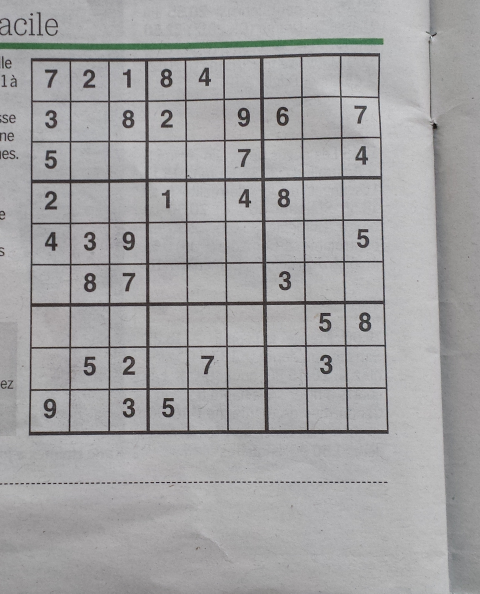
#> input picture inSameFont/dev1.jpg, 960 x 1187 px (shown at 1/2 size)
$ jupyter execute --allow-errors workspace.ipynb
#> lines starting #> are read from the running program, lines starting #| are printed output that depends on the picture; after the words box and inside, x2 and y2 are one past the last pixel; in counts of white or black regions, pixels touching at a corner belong together
### preprocess.py
import cv2
import numpy as np
from matplotlib import pyplot as plt

TOPLEFT = 0
TOPRGHT = 1
BOTLEFT = 2
BOTRGHT = 3

# [151 lines left out: functions coordinateUnpack, harmongraphyMatrix, filtering, correction, correctionOutput, not called in this run]

### writeAnswer.py
import cv2
import numpy as np
from matplotlib import pyplot as plt

SIDE = 810
CELLSIDE = int(SIDE / 9)

# [17 lines left out: function writeAnswer, not called in this run]

### sudokuRecog.py
import preprocess
import matrixSeg
import knn
import cv2
import numpy as np
from matplotlib import pyplot as plt

debug = 0

# [90 lines left out: function sudokuRecog, not called in this run]

### devTrain.py
import cv2
import numpy as np
from matplotlib import pyplot as plt

import preprocess
import matrixSeg
import knn
import sudokuRecog
import sudokuSolver

# [17 lines left out: function devRun, not called in this run]

### workspace.ipynb
[cell 1]
import knn
import importlib
importlib.reload(knn)

[cell 2]
import cv2
import numpy as np
import glob
import os
from matplotlib import pyplot as plt

[cell 3]
import preprocess
importlib.reload(preprocess)
img = cv2.imread('inSameFont/dev1.jpg')
#> img is the input picture: shape (1187, 960, 3); mean B, G, R 164, 162.9, 163.3
# img = cv2.imread('in/h1.png')
imgThresh = preprocess.filtering(img)
#> in filtering, `imgThresh = cv2.adaptiveThreshold( imgBlur, 255, cv2.ADAPTIVE_THRESH_G..`:
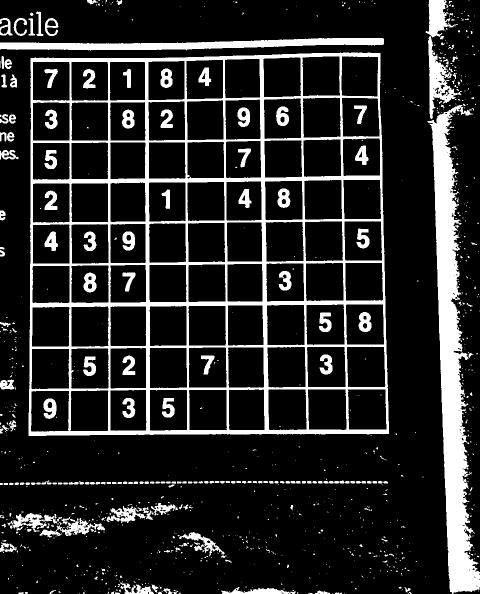
#> imgThresh: shape (1187, 960) (shown at 1/2 size); 15.8% white; 976 white regions (772 under 20 px)
plt.imshow(imgThresh, "gray")

[cell 4]
importlib.reload(preprocess)
warped, imgMask = preprocess.correction(imgThresh)
#> in correction, `contours, __ = cv2.findContours(img, cv2.RETR_EXTERNAL, cv2.CHAIN_APPR..`: contours = 904 contours, 772 with area under 20; largest, box (x1, y1, x2, y2) and area: (57, 105, 778, 872) 534806, (855, 210, 960, 1187) 38384, (0, 76, 768, 101) 9638, (856, 72, 924, 238) 3460, (851, 0, 908, 75) 2196
#> the loop in correction, `for cnt in contours:` made 904 passes
#> after the loop in correction, `for cnt in contours:`: maxArea = 534806.5; sudokuContor = contour of 374 points, box (x1, y1, x2, y2) (57, 105, 778, 872), area 534806
#> in correction, `cv2.drawContours(mask, [sudokuContor], 0, 255, -1)`:
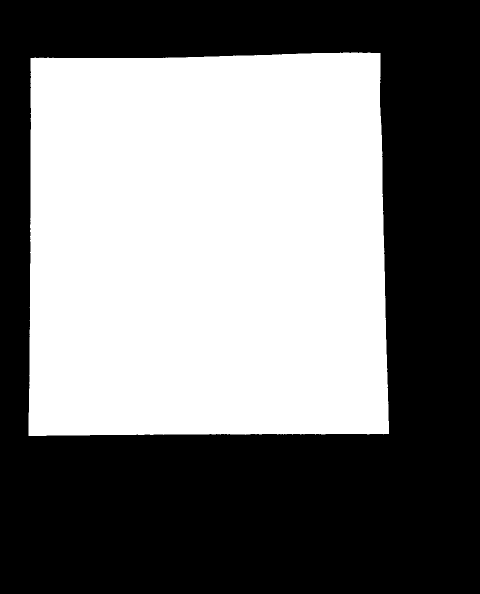
#> mask: shape (1187, 960) (shown at 1/2 size); 47.1% white; 1 white region, box (x1, y1, x2, y2) and area: (57, 105, 778, 872) 536275
#> in correction, `cv2.drawContours(mask, [sudokuContor], 0, 0, 2)`:
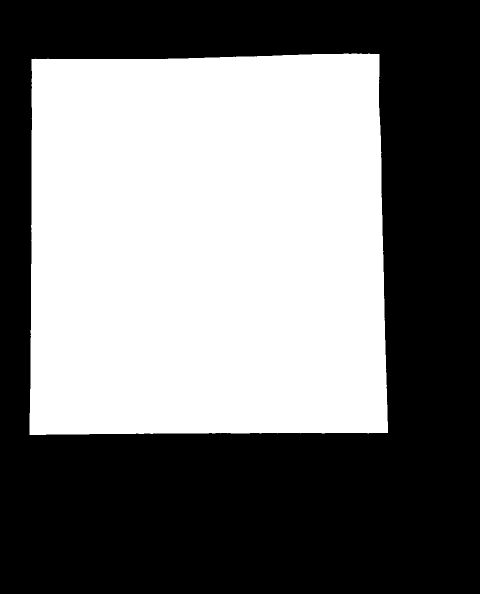
#> mask: shape (1187, 960) (shown at 1/2 size); 46.5% white; 1 white region, box (x1, y1, x2, y2) and area: (59, 107, 776, 870) 530228
#> in correction, `imgMask = cv2.bitwise_and(img, mask)`:
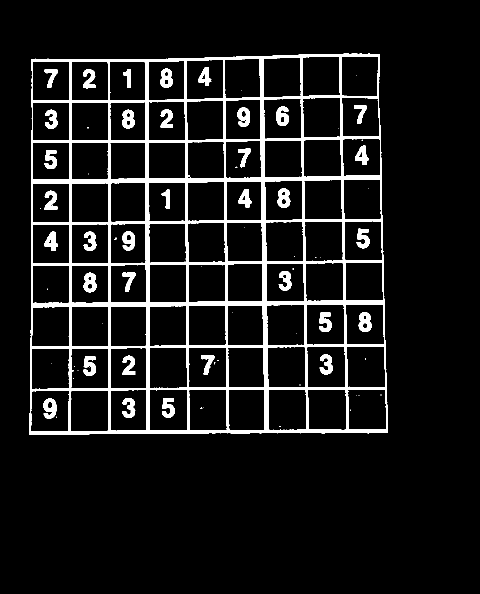
#> imgMask: shape (1187, 960) (shown at 1/2 size); 8.4% white; 73 white regions (38 under 20 px)
#> in correction, `peri = cv2.arcLength(sudokuContor, True)`: peri = 3018.3
#> in correction, `approx = cv2.approxPolyDP(sudokuContor, 0.01 * peri, True)`: approx = [[760, 106], [61, 116], [57, 871], [777, 867]]
#> in coordinateUnpack, `s = np.sum(coordinates, axis = 1)`: s = [866, 177, 928, 1644]
#> in coordinateUnpack, `diff = np.diff(coordinates, axis = 1)`: diff = [-654, 55, 814, 90]
#> in harmongraphyMatrix, `rect = coordinateUnpack(coordinates)`: rect = [[61, 116], [760, 106], [57, 871], [777, 867]]
#> in harmongraphyMatrix, `widthTop = np.sqrt(((rect[TOPRGHT][0] - rect[TOPLEFT][0]) ** 2) + ((re..`: widthTop = 699.1
#> in harmongraphyMatrix, `widthBot = np.sqrt(((rect[BOTRGHT][0] - rect[BOTLEFT][0]) ** 2) + ((re..`: widthBot = 720
#> in harmongraphyMatrix, `heightLEFT = np.sqrt(((rect[BOTLEFT][0] - rect[TOPLEFT][0]) ** 2) + ((..`: heightLEFT = 755
#> in harmongraphyMatrix, `heightRGHT = np.sqrt(((rect[BOTRGHT][0] - rect[TOPRGHT][0]) ** 2) + ((..`: heightRGHT = 761.2
#> in harmongraphyMatrix, `maxHeight = max(int(heightLEFT), int(heightRGHT))`: maxHeight = 761
#> in harmongraphyMatrix, `dst = np.array( [[0, 0], [maxWidth - 1, 0], [0, maxHeight - 1], [maxWi..`: dst = [[0, 0], [719, 0], [0, 760], [719, 760]]
#> in harmongraphyMatrix, `M = cv2.getPerspectiveTransform(rect, dst)`: M = [[1.04, 0.00552, -64.24], [0.0149, 1.04, -121.8], [1.22e-05, 3.98e-05, 1]]
#> in harmongraphyMatrix, `warped = cv2.warpPerspective(img, M, (maxWidth, maxHeight))`:
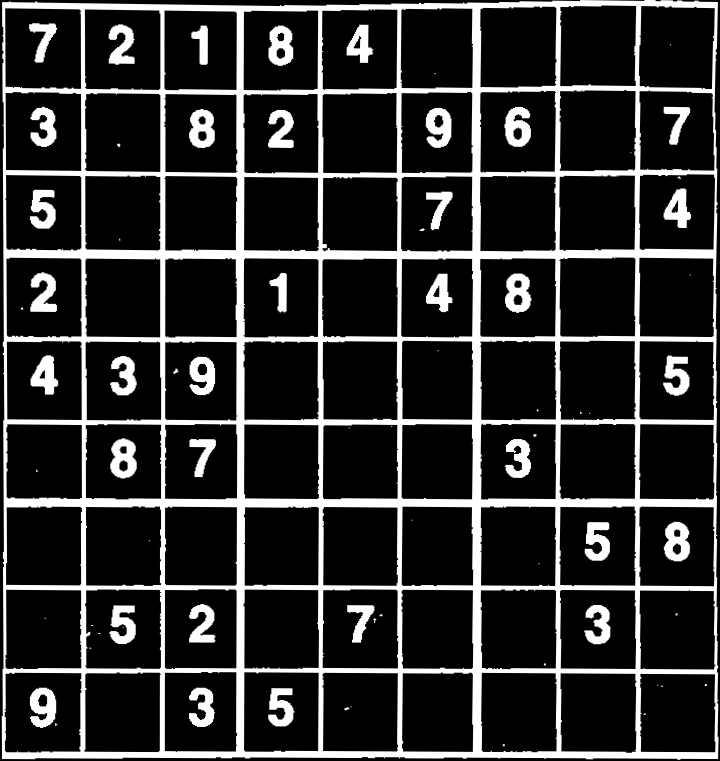
#> warped: shape (761, 720); min 0, max 255, mean 45.5
plt.imshow(imgMask, "gray")

[cell 5]
importlib.reload(preprocess)
plt.imshow(warped, "gray")

[cell 6]
# [11 lines of commented-out code are left out]

[cell 7]
import sudokuRecog
importlib.reload(sudokuRecog)
#> (the rest of this cell did not finish here and is left out)

#> after the loop in correction, `for cnt in contours:`: maxArea = 534806.5
#> in correction, `peri = cv2.arcLength(sudokuContor, True)`: peri = 3018.3
#> in correction, `approx = cv2.approxPolyDP(sudokuContor, 0.01 * peri, True)`: approx = [[760, 106], [61, 116], [57, 871], [777, 867]]
#> in coordinateUnpack, `s = np.sum(coordinates, axis = 1)`: s = [866, 177, 928, 1644]
#> in coordinateUnpack, `diff = np.diff(coordinates, axis = 1)`: diff = [-654, 55, 814, 90]
#> in harmongraphyMatrix, `rect = coordinateUnpack(coordinates)`: rect = [[61, 116], [760, 106], [57, 871], [777, 867]]
#> in harmongraphyMatrix, `widthTop = np.sqrt(((rect[TOPRGHT][0] - rect[TOPLEFT][0]) ** 2) + ((re..`: widthTop = 699.1
#> in harmongraphyMatrix, `widthBot = np.sqrt(((rect[BOTRGHT][0] - rect[BOTLEFT][0]) ** 2) + ((re..`: widthBot = 720
#> in harmongraphyMatrix, `heightLEFT = np.sqrt(((rect[BOTLEFT][0] - rect[TOPLEFT][0]) ** 2) + ((..`: heightLEFT = 755
#> in harmongraphyMatrix, `heightRGHT = np.sqrt(((rect[BOTRGHT][0] - rect[TOPRGHT][0]) ** 2) + ((..`: heightRGHT = 761.2
#> in harmongraphyMatrix, `maxHeight = max(int(heightLEFT), int(heightRGHT))`: maxHeight = 761
#> in harmongraphyMatrix, `dst = np.array( [[0, 0], [maxWidth - 1, 0], [0, maxHeight - 1], [maxWi..`: dst = [[0, 0], [719, 0], [0, 760], [719, 760]]

[cell 8]
import devTrain
importlib.reload(sudokuRecog)
importlib.reload(devTrain)
devTrain.devRun()
#> the loop in correction (call 2), `for cnt in contours:` made 904 passes
#> (the call stopped at in sudokuRecog, `imgSet, validList = matrixSeg.cellSegment(warped)`: matrixSeg is not available in this run)

[cell 9]
importlib.reload(preprocess)
warpedOriginal = preprocess.correctionOutput(imgThresh, img)
#> the loop in correctionOutput, `for cnt in contours:` made 904 passes
#> after the loop in correctionOutput, `for cnt in contours:`: maxArea = 534806.5
#> in correctionOutput, `peri = cv2.arcLength(sudokuContor, True)`: peri = 3018.3
#> in correctionOutput, `approx = cv2.approxPolyDP(sudokuContor, 0.01 * peri, True)`: approx = [[760, 106], [61, 116], [57, 871], [777, 867]]
#> in coordinateUnpack, `s = np.sum(coordinates, axis = 1)`: s = [866, 177, 928, 1644]
#> in coordinateUnpack, `diff = np.diff(coordinates, axis = 1)`: diff = [-654, 55, 814, 90]
#> in harmongraphyMatrix, `rect = coordinateUnpack(coordinates)`: rect = [[61, 116], [760, 106], [57, 871], [777, 867]]
#> in harmongraphyMatrix, `widthTop = np.sqrt(((rect[TOPRGHT][0] - rect[TOPLEFT][0]) ** 2) + ((re..`: widthTop = 699.1
#> in harmongraphyMatrix, `widthBot = np.sqrt(((rect[BOTRGHT][0] - rect[BOTLEFT][0]) ** 2) + ((re..`: widthBot = 720
#> in harmongraphyMatrix, `heightLEFT = np.sqrt(((rect[BOTLEFT][0] - rect[TOPLEFT][0]) ** 2) + ((..`: heightLEFT = 755
#> in harmongraphyMatrix, `heightRGHT = np.sqrt(((rect[BOTRGHT][0] - rect[TOPRGHT][0]) ** 2) + ((..`: heightRGHT = 761.2
#> in harmongraphyMatrix, `maxHeight = max(int(heightLEFT), int(heightRGHT))`: maxHeight = 761
#> in harmongraphyMatrix, `dst = np.array( [[0, 0], [maxWidth - 1, 0], [0, maxHeight - 1], [maxWi..`: dst = [[0, 0], [719, 0], [0, 760], [719, 760]]
#> in harmongraphyMatrix, `warped = cv2.warpPerspective(img, M, (maxWidth, maxHeight))`:
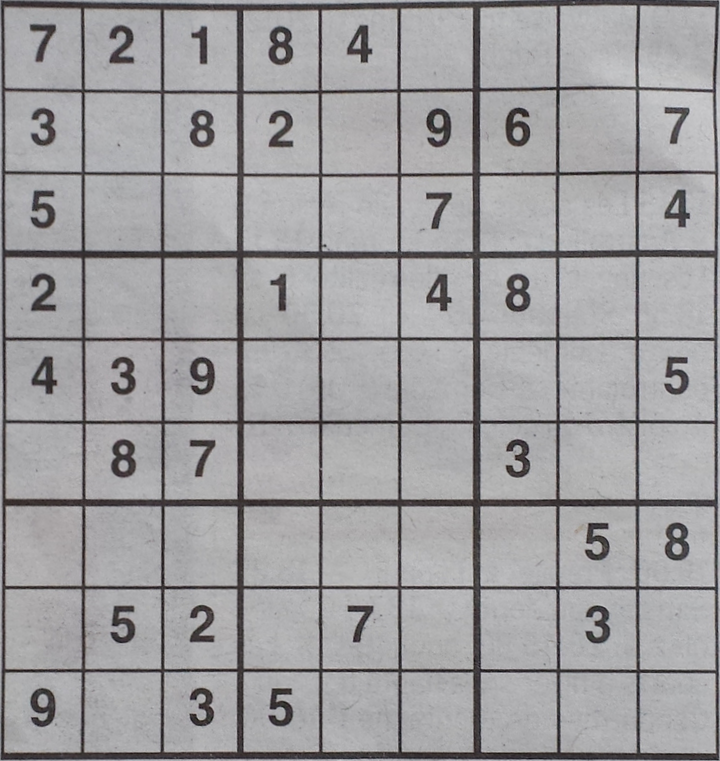
#> warped: shape (761, 720, 3); mean B, G, R 159.8, 158, 159
plt.imshow(warpedOriginal)

[cell 10]
import writeAnswer
answers =   [[7, 2, 1, 8, 4, 6, 5, 9, 3,],
            [3, 4, 8, 2, 5, 9, 6, 1, 7,],
            [5, 9, 6, 3, 1, 7, 2, 8, 4,],
            [2, 6, 5, 1, 3, 4, 8, 7, 9,],
            [4, 3, 9, 7, 8, 2, 1, 6, 5,],
            [1, 8, 7, 6, 9, 5, 3, 4, 2,],
            [6, 1, 4, 9, 2, 3, 7, 5, 8,],
            [8, 5, 2, 4, 7, 1, 9, 3, 6,],
            [9, 7, 3, 5, 6, 8, 4, 2, 1,]]
validList =  [1, 1, 1, 1, 1, 0, 0, 0, 0, 1, 0, 1, 1, 0, 1, 1, 0, 1, 1, 0, 0, 0, 0, 1, 0, 0, 1, 1, 0, 0, 1, 0, 1, 1, 0, 0, 1, 1, 1, 0, 0, 0, 0, 0, 1, 0, 1, 1, 0, 0, 0, 1, 0, 0, 0, 0, 0, 0, 0, 0, 0, 1, 1, 0, 1, 1, 0, 1, 0, 0, 1, 0, 1, 0, 1, 1, 0, 0, 0, 0, 0]
importlib.reload(writeAnswer)
wroteImg = writeAnswer.writeAnswer(warpedOriginal.copy(), answers, validList)
#> in writeAnswer, `img = cv2.resize(img, dim, interpolation = cv2.INTER_AREA)`:
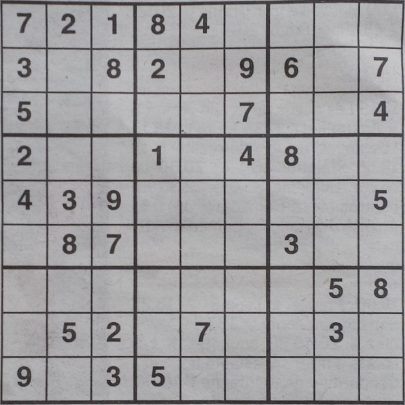
#> img: shape (810, 810, 3) (shown at 1/2 size); mean of channels 0, 1, 2 159.7, 157.9, 158.9; drawn as B, G, R
#> after the loop in writeAnswer, `for row in range(9):`:
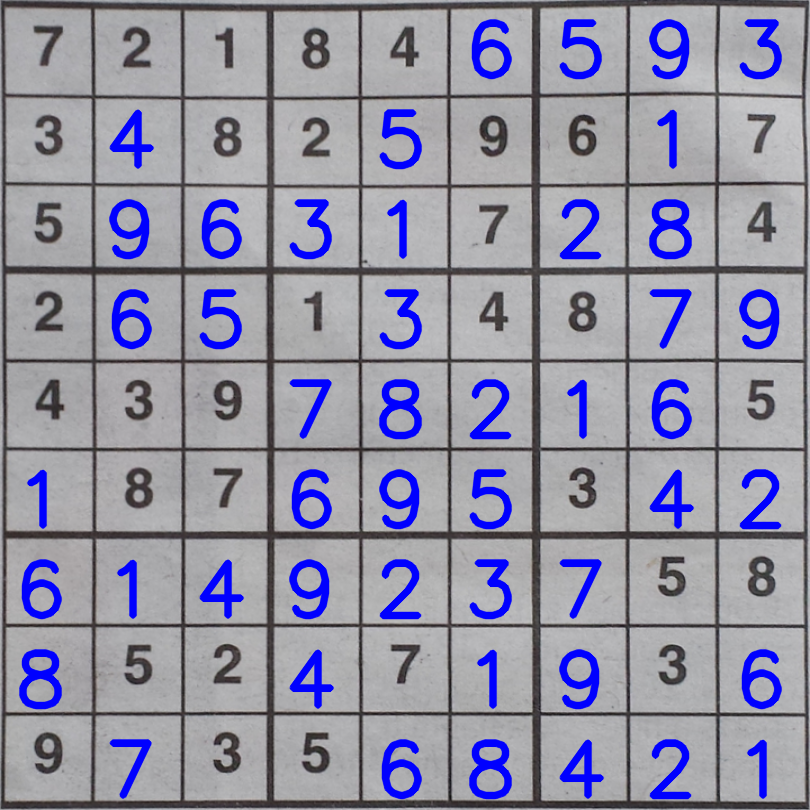
#> img: shape (810, 810, 3); 8.21% of pixels changed, all inside (x1, y1, x2, y2) = (19, 19, 783, 800); drawn as B, G, R
plt.imshow(wroteImg)

$ run again, with inSameFont/train7.jpg copied over inSameFont/dev1.jpg
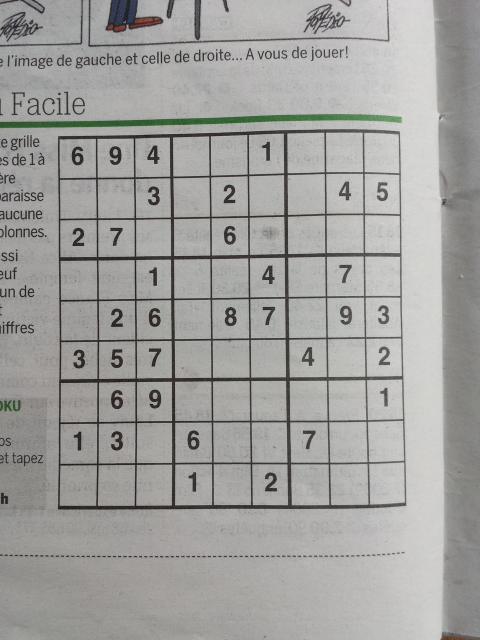
#> input picture inSameFont/train7.jpg, 960 x 1280 px (shown at 1/2 size)
#> img is the input picture: shape (1280, 960, 3); mean B, G, R 158.2, 160.7, 161.3
#> in filtering, `imgThresh = cv2.adaptiveThreshold( imgBlur, 255, cv2.ADAPTIVE_THRESH_G..`:
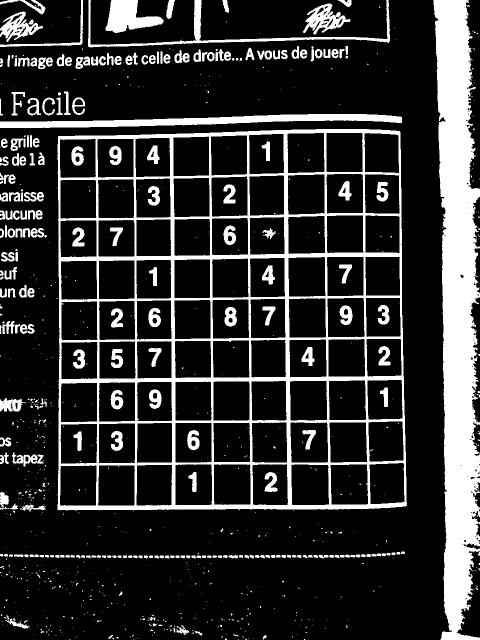
#> imgThresh: shape (1280, 960) (shown at 1/2 size); 18.9% white; 922 white regions (668 under 20 px)
#> in correction, `contours, __ = cv2.findContours(img, cv2.RETR_EXTERNAL, cv2.CHAIN_APPR..`: contours = 777 contours, 581 with area under 20; largest, box (x1, y1, x2, y2) and area: (115, 258, 814, 1022) 518546, (867, 0, 960, 1280) 77972, (0, 228, 804, 256) 9870, (211, 0, 327, 66) 4266, (176, 0, 780, 95) 4070
#> the loop in correction, `for cnt in contours:` made 777 passes
#> after the loop in correction, `for cnt in contours:`: maxArea = 518546.5; sudokuContor = contour of 324 points, box (x1, y1, x2, y2) (115, 258, 814, 1022), area 518546
#> imgMask: shape (1280, 960); 7.6% white; 146 white regions (110 under 20 px)
#> in correction, `peri = cv2.arcLength(sudokuContor, True)`: peri = 2955.5
#> in correction, `approx = cv2.approxPolyDP(sudokuContor, 0.01 * peri, True)`: approx = [[799, 262], [116, 272], [115, 1019], [813, 1010]]
#> s = [1061, 388, 1134, 1823]
#> diff = [-537, 156, 904, 197]
#> rect = [[116, 272], [799, 262], [115, 1019], [813, 1010]]
#> widthTop = 683.1
#> widthBot = 698.1
#> maxWidth = 698
#> heightLEFT = 747
#> heightRGHT = 748.1
#> maxHeight = 748
#> dst = [[0, 0], [697, 0], [0, 747], [697, 747]]
#> M = [[1.03, 0.00138, -119.9], [0.0151, 1.03, -282], [2.79e-06, 2.96e-05, 1]]
#> after the loop in correction, `for cnt in contours:`: maxArea = 518546.5
#> in correction, `peri = cv2.arcLength(sudokuContor, True)`: peri = 2955.5
#> in correction, `approx = cv2.approxPolyDP(sudokuContor, 0.01 * peri, True)`: approx = [[799, 262], [116, 272], [115, 1019], [813, 1010]]
#> s = [1061, 388, 1134, 1823]
#> diff = [-537, 156, 904, 197]
#> rect = [[116, 272], [799, 262], [115, 1019], [813, 1010]]
#> widthTop = 683.1
#> widthBot = 698.1
#> maxWidth = 698
#> heightLEFT = 747
#> heightRGHT = 748.1
#> maxHeight = 748
#> dst = [[0, 0], [697, 0], [0, 747], [697, 747]]
#> the loop in correction (call 2), `for cnt in contours:` made 777 passes
#> the loop in correctionOutput, `for cnt in contours:` made 777 passes
#> after the loop in correctionOutput, `for cnt in contours:`: maxArea = 518546.5
#> in correctionOutput, `peri = cv2.arcLength(sudokuContor, True)`: peri = 2955.5
#> in correctionOutput, `approx = cv2.approxPolyDP(sudokuContor, 0.01 * peri, True)`: approx = [[799, 262], [116, 272], [115, 1019], [813, 1010]]
#> s = [1061, 388, 1134, 1823]
#> diff = [-537, 156, 904, 197]
#> rect = [[116, 272], [799, 262], [115, 1019], [813, 1010]]
#> widthTop = 683.1
#> widthBot = 698.1
#> maxWidth = 698
#> heightLEFT = 747
#> heightRGHT = 748.1
#> maxHeight = 748
#> dst = [[0, 0], [697, 0], [0, 747], [697, 747]]
#> warped: shape (748, 698, 3)
#> after the loop in writeAnswer, `for row in range(9):`:
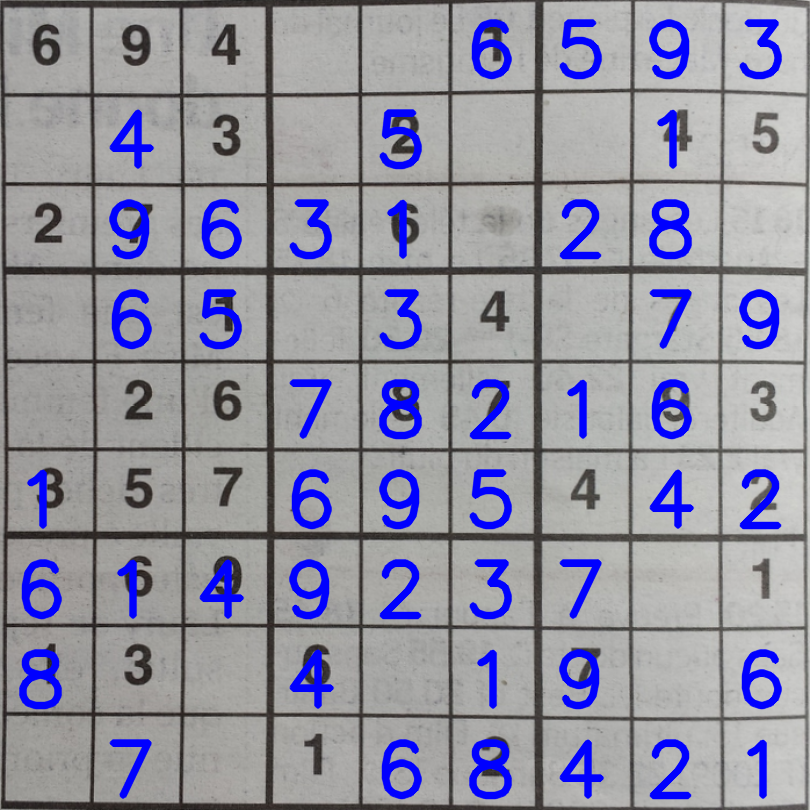
#> img: shape (810, 810, 3); mean of channels 0, 1, 2 160.9, 145.6, 146.5; drawn as B, G, R
